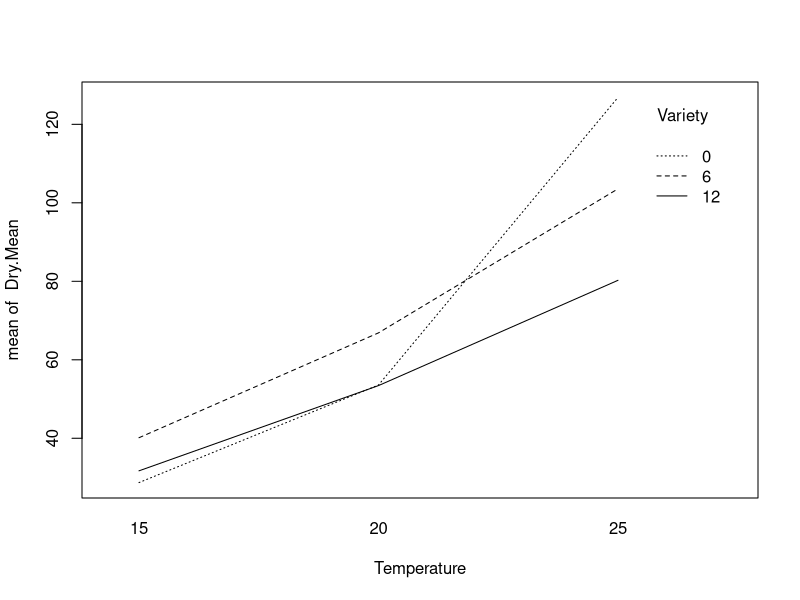
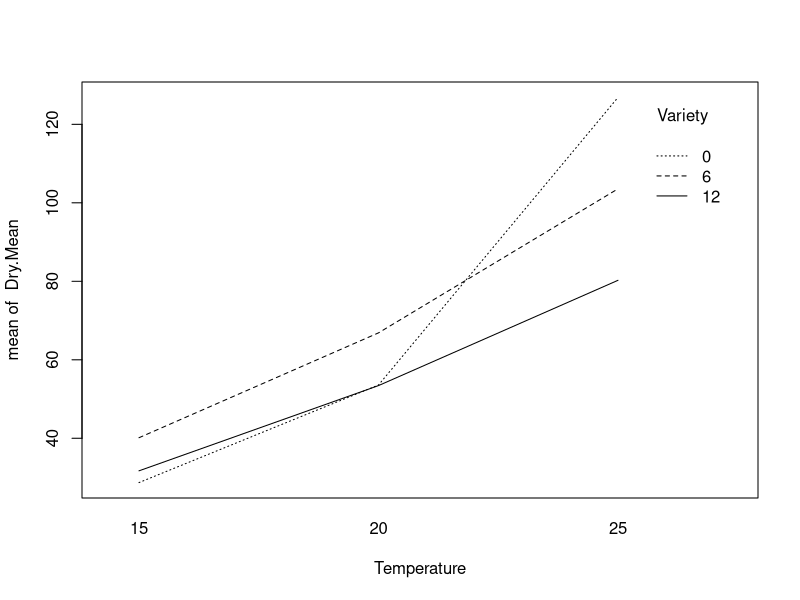

These charts were generated, in order, by the following R code:
## ---- chunk 1
plant_data<-read.csv("plant_data.csv",header=TRUE)
attach(plant_data)
names(plant_data)
Variety<-factor(Variety)
Temperature<-factor(Temperature)
interaction.plot(Temperature, Variety, Dry.Mean)
## ---- chunk 2
1-pf(27.79,4,75)
1-pf(68.49, 2,75)
1-pf(1.40,8,75)
## ---- chunk 3
qtukey(.95,4,24)
qt(0.0041667,24)
## ---- chunk 4
1-pf(35.95,4,63)
## ---- chunk 5
plant_data<-read.csv("plant_data.csv",header=TRUE)
attach(plant_data)
names(plant_data)
Variety<-factor(Variety)
Temperature<-factor(Temperature)
interaction.plot(Temperature, Variety, Dry.Mean)
